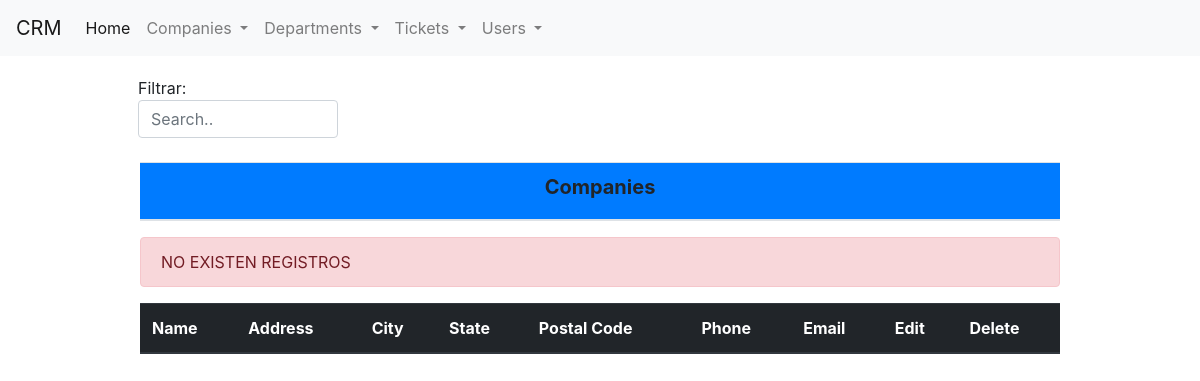
/Companies/, run on an earlier commit of the app's database.
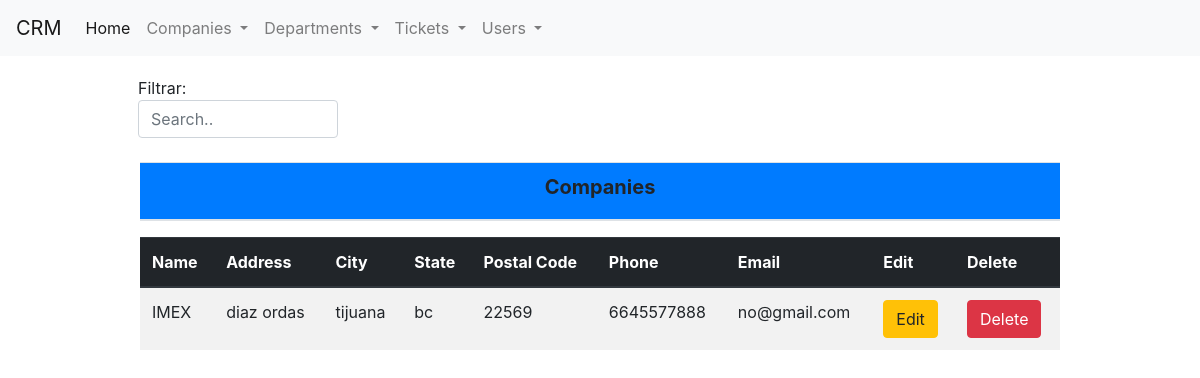
And on a later commit of the database.
### Companies/models.py (models this page shows, shortened)
class Companies(models.Model):
	cmp_id = models.AutoField(primary_key=True)
	cmp_name = models.CharField(max_length=256, null=False)
	cmp_address = models.CharField(max_length=256, null=False)
	cmp_city = models.CharField(max_length=256, null=False)
	cmp_state = models.CharField(max_length=256, null=False)
	cmp_postalCode = models.CharField(max_length=256, null=False)
	cmp_phone = models.CharField(max_length=14, null=False)
	cmp_email = models.CharField(max_length=256, null=False)

### Companies/views.py (the view)
# urls.py: path('', views.Index.as_view(), name='Index_Companies_view'),
class Index(generic.ListView):
	template_name = "Companies/index.html"
	queryset = Companies.objects.all()
	def get_queryset(self, *args, **kwargs):
		qs = Companies.objects.all()
		print(self.request.GET)
		query = self.request.GET.get("q", None)
		if query is not None:
			qs = qs.filter(Q(cmp_name=query) | Q(cmp_id=query))
		return qs
	def get_context_data(self, *args, **kwargs):
		context = super(Index, self).get_context_data(*args, **kwargs)
		context["create_form"] = FormCompanies()
		return context

### Companies/forms.py
class FormCompanies(forms.ModelForm):
	class Meta:
		model = Companies
		fields = '__all__'

### templates/Companies/index.html (shortened to what this page needs)
{% extends "base.html" %}
{% block content %}
<div class="row">
		<div class="col-md-1"></div>
		<div class="col-md-10" style="margin-top: 20px;">
			<div class="col-md-3" style="margin-left: -17px;">
			Filtrar: <input class="form-control" id="buscar" type="text" placeholder="Search..">
			<br>
			</div>
			<table class="table table-striped"><thead><th class="bg-primary" style="text-align: center;"><h5><b>Companies</b></h5></h1></th></thead></table>
			<table id="datos" class="table table-striped">
				<thead class="thead-dark">
					<th>Name</th>
					<th>Address</th>
					<th>City</th>
					<th>State</th>
					<th>Postal Code </th>
					<th>Phone</th>
					<th>Email</th>
					<th>Edit</th>
					<th>Delete</th>
				</thead>
				<tbody>
					{% for Company in object_list %}
						<tr>
							<td>{{Company.cmp_name}}</td>
							<td>{{Company.cmp_address}}</td>
							<td>{{Company.cmp_city}}</td>
							<td>{{Company.cmp_state}}</td>
							<td>{{Company.cmp_postalCode}}</td>
							<td>{{Company.cmp_phone}}</td>
							<td>{{Company.cmp_email}}</td>
							<td><a class="btn btn-warning" href="Edit_Company/{{Company.cmp_id}}">Edit</a></td>
							<td><a class="btn btn-danger" href="Delete_Company/{{Company.cmp_id}}">Delete</a></td>
						</tr>
					{% empty%}
					<div class="alert alert-danger" role="alert">
					  NO EXISTEN REGISTROS
					</div>
					{% endfor %}
				</tbody>
			</table>
		</div>
		<div class="col-md-1"></div>
</div>
{% endblock %}

What changed in the data, as far as the page shows it:
added Companies: cmp_name "IMEX", cmp_address "diaz ordas", cmp_city "tijuana", cmp_state "bc", cmp_postalCode "22569", cmp_phone "6645577888", cmp_email "no@gmail.com"
Also different on the page:
text no longer shown: "NO EXISTEN REGISTROS"
